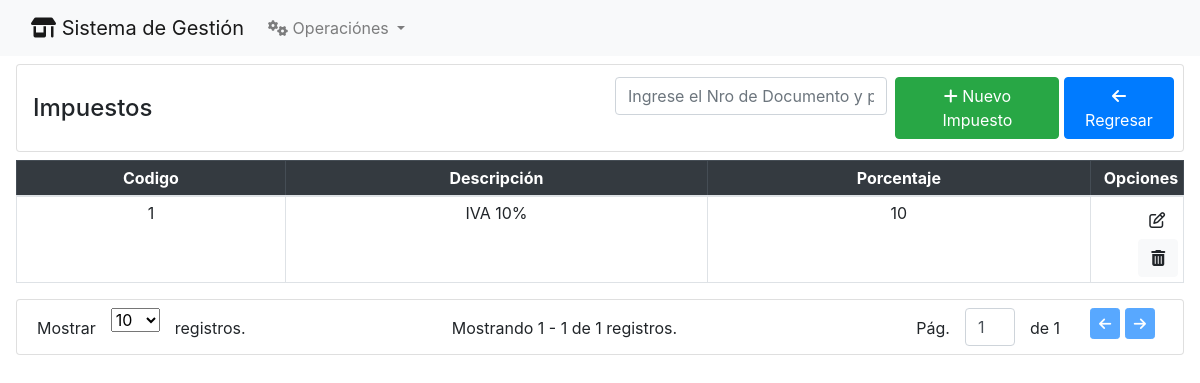
The page /impuestos/ on the database as committed earlier.
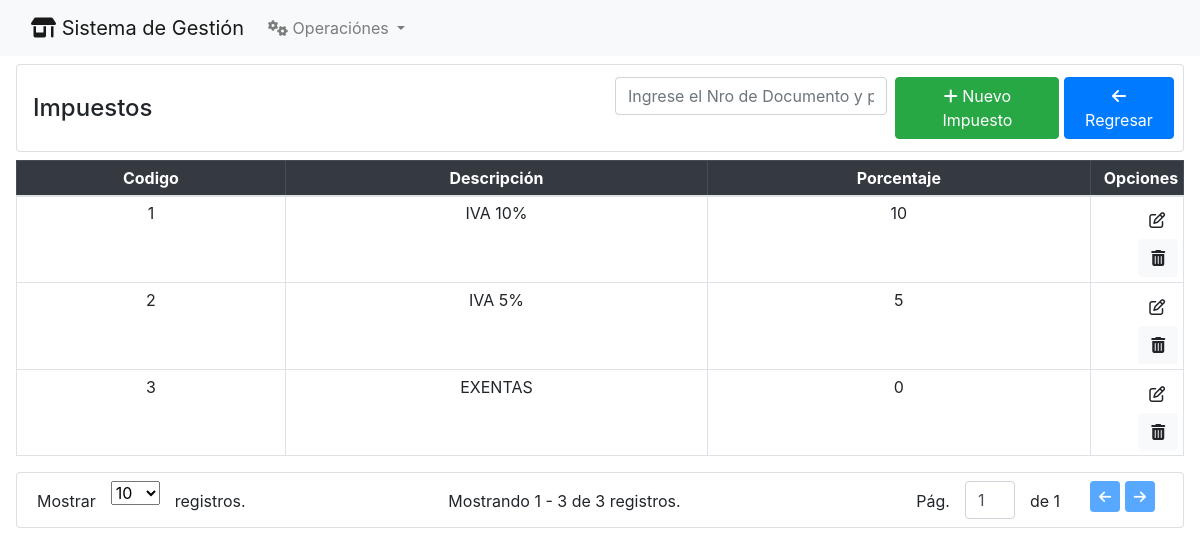
The same page on the database as committed later.
### Impuestos/models.py (models this page shows, shortened)
class Impuestos(models.Model):
    descripcion =  models.CharField(max_length = 250)
    porcentaje = models.FloatField()
    estado = models.IntegerField(default = 1, null= True, blank = True)

### Impuestos/views.py (the view)
# urls.py: path("", impuesto_index, name="impuestos"),
def impuesto_index(request):
    template_name = 'impuestos_index.html'
    paginate_by = 10
    filter_value = request.GET.get('filter', '').strip()
    paginate_by_param = request.GET.get('paginate_by', paginate_by)
    if filter_value:
        queryset = Impuestos.objects.filter(
            Q(descripcion__icontains=filter_value),
        )
    else:
        queryset = Impuestos.objects.filter()
    paginator = Paginator(queryset, per_page=paginate_by_param)
    page = request.GET.get('page')
    blocks = paginator.get_page(page)
    context = {
        'page_obj': blocks,
        'title': 'Impuestos',
        'filter': filter_value,
    }
    return render(request, template_name, context)

### Impuestos/templates/impuestos_index.html (shortened to what this page needs)
{% extends 'home.html' %}
{% block content %}
<div class="card pr-2 my-2 mr-3 ml-3 mb-2">
    <div class="card-body pr-2 pl-3 py-1">
        <div class="row align-items-center">
            <div class="col">
                <h4 class="m-0 my-2">{{ title }}</h4>
            </div>
            <div class="col d-flex p-2 justify-content-end">
                <form class="mr-2 w-50" method="get">
                    <input type="text" class="form-control   text-center" name="filter"
                        placeholder="Ingrese el Nro de Documento y presione la tecla Enter">
                </form>
                <a href="{%url 'nuevo_impuesto'%}" class="btn btn-success"> <i class="fa-solid fa-plus"></i> Nuevo
                    Impuesto</a>
                <a href="{% url 'home' %}" class="btn btn-primary"> <i class="fa-solid fa-arrow-left"></i> Regresar</a>
            </div>
        </div>
    </div>
</div>
<div class=" pr-3  pl-3 ml-0 mb-2">
    <table class="table table-sm table-bordered">
        <thead class="table-dark ">
            <tr class="text-center">
                <th>Codigo</th>
                <th>Descripci&oacute;n</th>
                <th>Porcentaje</th>
                <th style="width: 8%; text-align: right;">Opciones</th>
            </tr>
        </thead>
        <tbody>
            {% for imp in page_obj %}
            <tr class="text-center">
                <td> {{imp.id}} </td>
                <td> {{imp.descripcion}} </td>
                <td> {{imp.porcentaje}} </td>
                <td style="text-align: right;">
                    <a href="modificar_impuesto/{{imp.id}}/" class="btn btn-ligth"><i class="fa-regular fa-pen-to-square"></i></a>
                    <a href="#" class="btn btn-light btn_eliminar" data-bs-toggle="modal" data-bs-target="#exampleModal"
                        data-id="{{imp.id}}">
                        <i class="fa-solid fa-trash-can"></i>
                    </a>
                </td>
            </tr>
            {% endfor %}
        </tbody>
    </table>
</div>
{% include 'paginator.html' %}
{% endblock %}

Rows that differ between the two databases and show on the page:
added Impuestos: id "2", descripcion "IVA 5%", porcentaje "5"
added Impuestos: id "3", descripcion "EXENTAS", porcentaje "0"
Other text that changed with them:
{{ page_obj.end_index }}: "1" → "3"
{{ page_obj.paginator.count }}: "1" → "3"
